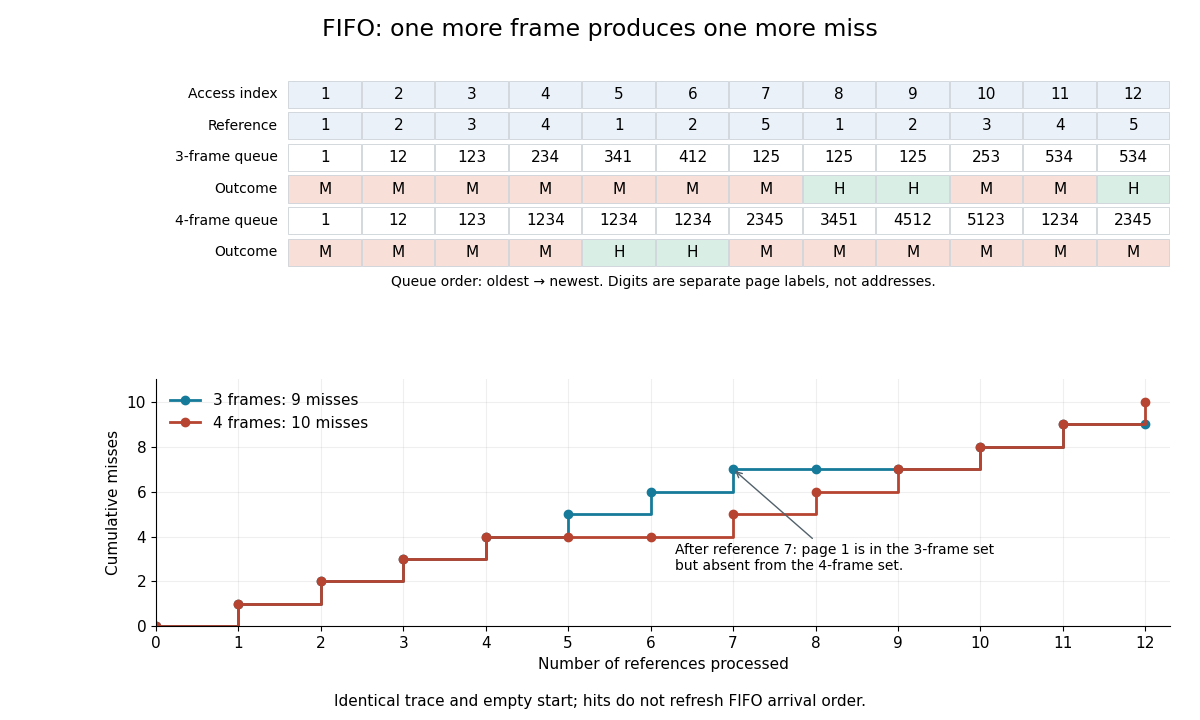

This figure's Python source:
"""Generate fifo-belady-anomaly-frame-comparison.png in the working directory.

Tested with Python 3.14.4, matplotlib 3.10.7 and numpy 2.3.5.
Run from _media with MPLBACKEND=Agg. Original state and count comparison.
"""

from collections import deque
from pathlib import Path

import matplotlib.pyplot as plt
from matplotlib.patches import Rectangle

TRACE = (1, 2, 3, 4, 1, 2, 5, 1, 2, 3, 4, 5)


def fifo(capacity):
    """Queue-based implementation, separate from the fixed-slot trace generator."""
    queue = deque()
    rows, misses = [], 0
    for page in TRACE:
        hit = page in queue
        if not hit:
            misses += 1
            if len(queue) == capacity:
                queue.popleft()
            queue.append(page)
        rows.append(dict(queue=tuple(queue), hit=hit, misses=misses))
    return rows


def main():
    plt.rcParams.update({"font.family": "DejaVu Sans", "font.size": 11})
    fig, (top, bottom) = plt.subplots(2, 1, figsize=(12, 7.2), dpi=100,
                                     gridspec_kw={"height_ratios": [1, 1.1]})
    fig.patch.set_facecolor("white")
    fig.suptitle("FIFO: one more frame produces one more miss", fontsize=17, y=.975)
    top.set_xlim(-1.8, 12)
    top.set_ylim(6.4, -.7)
    top.axis("off")
    rows3, rows4 = fifo(3), fifo(4)
    labels = ["Access index", "Reference", "3-frame queue", "Outcome", "4-frame queue", "Outcome"]
    for y, label in enumerate(labels):
        top.text(-.14, y, label, ha="right", va="center", fontsize=10)
    for i, (a, b) in enumerate(zip(rows3, rows4)):
        values = [str(i + 1), str(TRACE[i]), "".join(map(str, a["queue"])), "H" if a["hit"] else "M",
                  "".join(map(str, b["queue"])), "H" if b["hit"] else "M"]
        for y, value in enumerate(values):
            fill = "#eaf1f8" if y in (0, 1) else "white"
            if y in (3, 5):
                hit = a["hit"] if y == 3 else b["hit"]
                fill = "#d9eee5" if hit else "#f8dfd7"
            top.add_patch(Rectangle((i, y - .43), .99, .86, facecolor=fill,
                                    edgecolor="#ccd2d8", linewidth=.6))
            top.text(i + .5, y, value, ha="center", va="center", fontsize=11)
    top.text(5.1, 6.05, "Queue order: oldest → newest. Digits are separate page labels, not addresses.",
             ha="center", fontsize=10)
    for rows, label, color in [(rows3, "3 frames: 9 misses", "#167b9a"),
                               (rows4, "4 frames: 10 misses", "#b64430")]:
        bottom.step(range(13), [0] + [r["misses"] for r in rows], where="post",
                    color=color, linewidth=2, marker="o", label=label)
    bottom.set(xlim=(0, 12.3), ylim=(0, 11), xlabel="Number of references processed",
               ylabel="Cumulative misses", xticks=range(13), yticks=range(0, 11, 2))
    bottom.grid(alpha=.2)
    bottom.spines[["top", "right"]].set_visible(False)
    bottom.legend(loc="upper left", frameon=False)
    bottom.annotate("After reference 7: page 1 is in the 3-frame set\nbut absent from the 4-frame set.",
                    xy=(7, 7), xytext=(6.3, 2.5), fontsize=10,
                    arrowprops={"arrowstyle": "->", "color": "#52616b"})
    fig.text(.5, .02, "Identical trace and empty start; hits do not refresh FIFO arrival order.",
             ha="center", fontsize=11)
    fig.subplots_adjust(left=.13, right=.975, top=.9, bottom=.13, hspace=.35)
    fig.savefig(Path.cwd() / (Path(__file__).stem + ".png"), facecolor="white")
    plt.close(fig)


if __name__ == "__main__":
    main()
